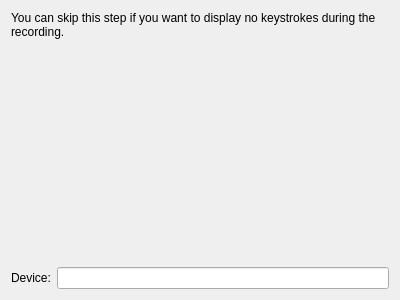
<?xml version="1.0" encoding="UTF-8"?>
<ui version="4.0">
 <class>KeyboardDevicePage</class>
 <widget class="QWizardPage" name="KeyboardDevicePage">
  <property name="geometry">
   <rect>
    <x>0</x>
    <y>0</y>
    <width>400</width>
    <height>300</height>
   </rect>
  </property>
  <property name="windowTitle">
   <string notr="true"/>
  </property>
  <property name="title">
   <string>Mouse Device</string>
  </property>
  <property name="subTitle">
   <string notr="true"/>
  </property>
  <attribute name="pageId">
   <string notr="true">1</string>
  </attribute>
  <layout class="QVBoxLayout" name="verticalLayout">
   <item>
    <widget class="QLabel" name="label_2">
     <property name="text">
      <string>You can skip this step if you want to display no keystrokes during the recording.</string>
     </property>
     <property name="wordWrap">
      <bool>true</bool>
     </property>
    </widget>
   </item>
   <item>
    <widget class="RecordItNow::DeviceSearchWidget" name="searchWidget" native="true">
     <property name="sizePolicy">
      <sizepolicy hsizetype="Expanding" vsizetype="Expanding">
       <horstretch>0</horstretch>
       <verstretch>0</verstretch>
      </sizepolicy>
     </property>
    </widget>
   </item>
   <item>
    <layout class="QFormLayout" name="formLayout_2">
     <item row="0" column="1">
      <widget class="KLineEdit" name="deviceLine">
       <property name="enabled">
        <bool>true</bool>
       </property>
      </widget>
     </item>
     <item row="0" column="0">
      <widget class="QLabel" name="label">
       <property name="text">
        <string>Device:</string>
       </property>
      </widget>
     </item>
    </layout>
   </item>
  </layout>
 </widget>
 <customwidgets>
  <customwidget>
   <class>KLineEdit</class>
   <extends>QLineEdit</extends>
   <header>klineedit.h</header>
  </customwidget>
  <customwidget>
   <class>RecordItNow::DeviceSearchWidget</class>
   <extends>QWidget</extends>
   <header>devicesearchwidget.h</header>
   <container>1</container>
  </customwidget>
 </customwidgets>
 <resources/>
 <connections/>
</ui>
